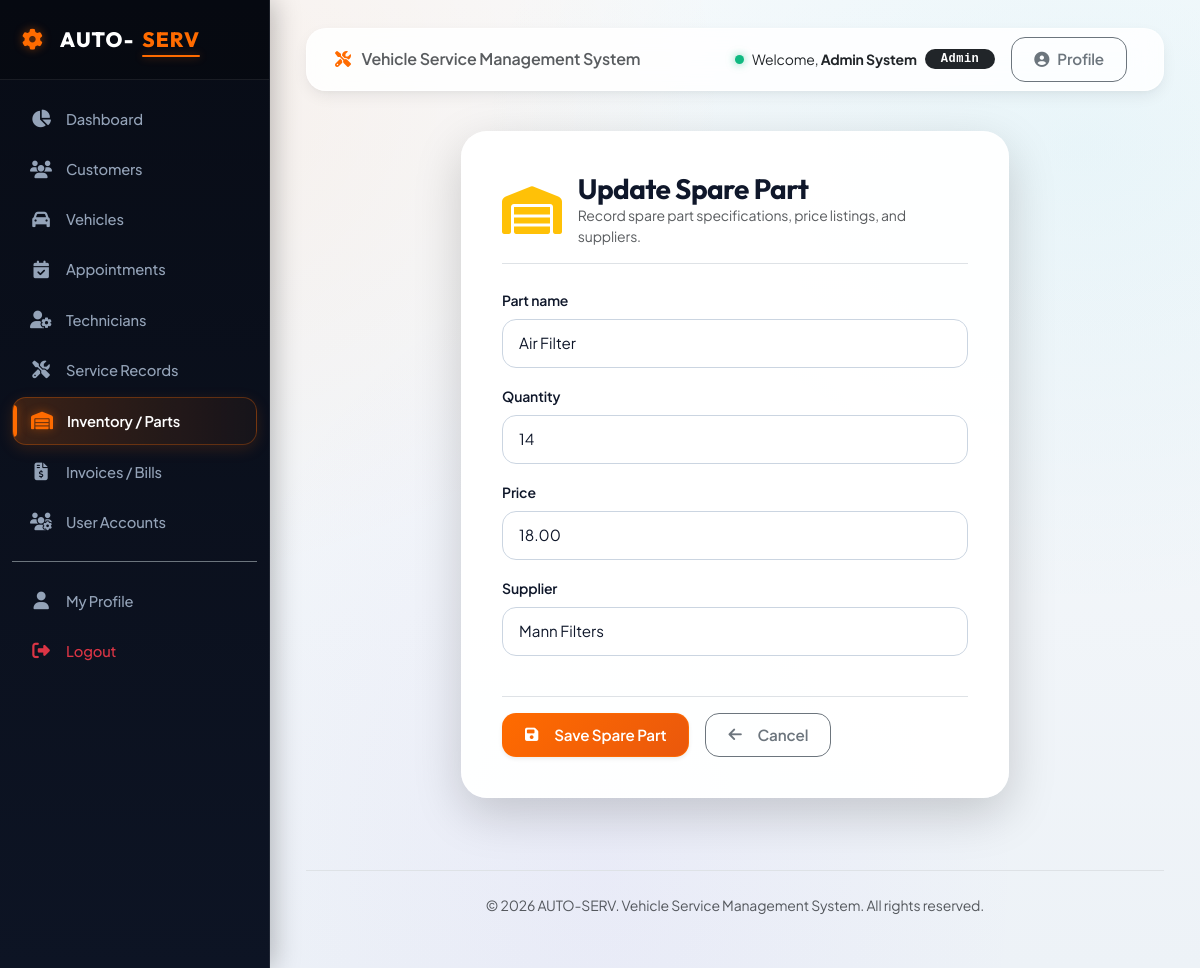
/inventory/8/edit/ (signed in), run on the app's committed database.
### accounts/models.py (models this page shows, shortened)
class User(AbstractUser):
    ROLE_CHOICES = (
        ('admin', 'Admin'),
        ('customer', 'Customer'),
        ('technician', 'Technician'),
        ('service_advisor', 'Service Advisor'),
    )
    role = models.CharField(max_length=20, choices=ROLE_CHOICES, default='customer')
    phone = models.CharField(max_length=15, blank=True, null=True)
    address = models.TextField(blank=True, null=True)

### inventory/models.py (models this page shows, shortened)
class SparePart(models.Model):
    part_name = models.CharField(max_length=100)
    quantity = models.PositiveIntegerField(default=0, help_text="Stock quantity available")
    price = models.DecimalField(max_digits=10, decimal_places=2, help_text="Price per unit")
    supplier = models.CharField(max_length=100, blank=True, null=True)

### accounts/decorators.py (the view)
        def _wrapped_view(request, *args, **kwargs):
            if request.user.is_authenticated:
                allowed_roles = list(roles)
                if 'admin' in allowed_roles and 'service_advisor' not in allowed_roles:
                    allowed_roles.append('service_advisor')
                if request.user.role in allowed_roles or request.user.is_superuser:
                    return view_func(request, *args, **kwargs)
            raise PermissionDenied

### inventory/forms.py
class SparePartForm(forms.ModelForm):
    class Meta:
        model = SparePart
        fields = ['part_name', 'quantity', 'price', 'supplier']
        widgets = {
            'part_name': forms.TextInput(attrs={'class': 'form-control', 'placeholder': 'Spare Part Name'}),
            'quantity': forms.NumberInput(attrs={'class': 'form-control', 'placeholder': 'Stock Count'}),
            'price': forms.NumberInput(attrs={'class': 'form-control', 'placeholder': 'Unit Price', 'step': '0.01'}),
            'supplier': forms.TextInput(attrs={'class': 'form-control', 'placeholder': 'Supplier Info'}),
        }

### inventory/views.py (called while the page is built)
@login_required
@role_required('admin')
def part_update(request, pk):
    part = get_object_or_404(SparePart, pk=pk)
    if request.method == 'POST':
        form = SparePartForm(request.POST, instance=part)
        if form.is_valid():
            form.save()
            messages.success(request, "Inventory stock details updated.")
            return redirect('inventory:part_list')
    else:
        form = SparePartForm(instance=part)
    return render(request, 'inventory/part_form.html', {'form': form, 'title': 'Update Spare Part'})

### templates/inventory/part_form.html (shortened to what this page needs)
{% extends 'base.html' %}
{% block content %}
<div class="row justify-content-center">
    <div class="col-md-8">
        <div class="form-card shadow-lg">
            <div class="d-flex align-items-center gap-3 mb-4 pb-3 border-bottom">
                <i class="fa-solid fa-warehouse fa-3x text-warning"></i>
                <div>
                    <h3 class="fw-bold mb-0">{{ title }}</h3>
                    <p class="text-muted small mb-0">Record spare part specifications, price listings, and suppliers.</p>
                </div>
            </div>
            <form method="post">
                <div class="row">
                    {% for field in form %}
                    <div class="col-md-12 mb-3">
                        <label for="{{ field.id_for_label }}" class="form-label fw-semibold small">{{ field.label }}</label>
                        {{ field }}
                    </div>
                    {% endfor %}
                </div>
                <div class="mt-4 pt-3 border-top d-flex gap-3">
                    <button type="submit" class="btn btn-primary shadow-sm">
                        <i class="fa-solid fa-floppy-disk me-2"></i>Save Spare Part
                    </button>
                    <a href="{% url 'inventory:part_list' %}" class="btn btn-outline-secondary">
                        <i class="fa-solid fa-arrow-left me-2"></i>Cancel
                    </a>
                </div>
            </form>
        </div>
    </div>
</div>
{% endblock %}

### templates/navbar.html (shortened to what this page needs)
<nav class="navbar navbar-expand-lg main-navbar py-2 px-3 mb-3 no-print">
    <div class="container-fluid">
        {% if not user.is_authenticated %}
        <a class="navbar-brand text-dark fw-bold d-flex align-items-center" href="/">
            <i class="fa-solid fa-gear me-2 brand-gear fs-4"></i>AUTO-<span style="color:var(--primary-color);">SERV</span>
        </a>
        {% else %}
        <span class="navbar-brand text-muted fs-6 d-none d-md-inline fw-semibold">
            <i class="fa-solid fa-screwdriver-wrench me-2" style="color:var(--primary-color);"></i> Vehicle Service Management System
        </span>
        {% endif %}
        <div class="ms-auto d-flex align-items-center">
            {% if user.is_authenticated %}
            <div class="text-dark me-3 d-none d-sm-flex align-items-center">
                <span class="status-dot dot-active me-2"></span>
                <span class="small me-2">Welcome, <strong class="text-dark">{{ user.first_name|default:user.username }} {{ user.last_name }}</strong></span>
                <span class="badge bg-dark rounded-pill px-3 py-1 font-monospace" style="letter-spacing: 0.5px;">{{ user.get_role_display }}</span>
            </div>
            <a href="{% url 'accounts:profile' %}" class="btn btn-sm btn-outline-secondary me-2">
                <i class="fa-solid fa-user-circle"></i> Profile
            </a>
            {% endif %}
        </div>
    </div>
</nav>

### static/css/style.css (style rules this page uses)
:root { --primary-color: #ff6b00; --primary-hover: #ea580c; --primary-dark: #c2410c; --primary-light: #fff7ed; --primary-glow: rgba(255, 107, 0, 0.45); --secondary-color: #0b0f19; --sidebar-bg: #090d16; --sidebar-hover: #161f33; --sidebar-active: #1e293b; --sidebar-border: rgba(255, 255, 255, 0.08); --cyan-accent: #06b6d4; --cyan-glow: rgba(6, 182, 212, 0.4); --purple-accent: #8b5cf6; --emerald-accent: #10b981; --amber-accent: #f59e0b; --danger-accent: #ef4444; --bg-base: #f1f5f9; --bg-surface: #ffffff; --card-bg: #ffffff; --card-hover-bg: #ffffff; --card-border: rgba(226, 232, 240, 0.85); --text-primary: #0f172a; --text-secondary: #475569; --text-muted: #64748b; --text-light: #f8fafc; --radius-sm: 8px; --radius-md: 14px; --radius-lg: 20px; --radius-xl: 26px; --radius-full: 9999px; --transition-fast: all 0.2s cubic-bezier(0.4, 0, 0.2, 1); --transition: all 0.35s cubic-bezier(0.16, 1, 0.3, 1); --transition-bounce: all 0.45s cubic-bezier(0.34, 1.56, 0.64, 1); --shadow-sm: 0 2px 4px rgba(15, 23, 42, 0.04), 0 1px 2px rgba(15, 23, 42, 0.06); --shadow-md: 0 6px 16px -2px rgba(15, 23, 42, 0.08), 0 3px 6px -2px rgba(15, 23, 42, 0.04); --shadow-lg: 0 18px 30px -4px rgba(15, 23, 42, 0.1), 0 8px 12px -4px rgba(15, 23, 42, 0.06); --shadow-xl: 0 25px 50px -12px rgba(15, 23, 42, 0.2); --shadow-glow: 0 0 25px var(--primary-glow); --shadow-cyan-glow: 0 0 25px var(--cyan-glow); }
* { box-sizing: border-box; }
body { font-family: 'Plus Jakarta Sans', sans-serif; background-color: var(--bg-base); background-image: radial-gradient(at 10% 10%, rgba(255, 107, 0, 0.07) 0px, transparent 40%), radial-gradient(at 90% 15%, rgba(6, 182, 212, 0.06) 0px, transparent 40%), radial-gradient(at 50% 90%, rgba(139, 92, 246, 0.05) 0px, transparent 50%), linear-gradient(180deg, #f8fafc 0%, #edf2f7 100%); background-attachment: fixed; color: var(--text-primary); min-height: 100vh; overflow-x: hidden; letter-spacing: -0.01em; }
h1, h2, h3, h4, h5, h6, .brand-title, .nav-brand { font-family: 'Outfit', sans-serif; font-weight: 700; letter-spacing: -0.02em; color: var(--text-primary); }
.main-navbar { background: rgba(255, 255, 255, 0.85); backdrop-filter: blur(14px); -webkit-backdrop-filter: blur(14px); border: 1px solid rgba(255, 255, 255, 0.6); border-radius: var(--radius-lg) !important; box-shadow: var(--shadow-md); transition: var(--transition); }
.btn { border-radius: var(--radius-md); padding: 10px 22px; font-weight: 600; font-size: 0.95rem; display: inline-flex; align-items: center; justify-content: center; gap: 8px; letter-spacing: -0.01em; transition: var(--transition-bounce); position: relative; overflow: hidden; }
.btn-primary { background: linear-gradient(135deg, #ff6b00 0%, #ea580c 100%); border: 1px solid rgba(255, 107, 0, 0.8); color: #ffffff; box-shadow: 0 4px 14px rgba(255, 107, 0, 0.3); }
.btn-primary::after { content: ''; position: absolute; top: -50%; left: -50%; width: 200%; height: 200%; background: linear-gradient( 60deg, rgba(255, 255, 255, 0) 0%, rgba(255, 255, 255, 0.25) 50%, rgba(255, 255, 255, 0) 100% ); transform: rotate(30deg) translateX(-100%); transition: transform 0.6s ease; }
.status-dot { display: inline-block; width: 9px; height: 9px; border-radius: 50%; margin-right: 6px; }
.dot-active { background-color: var(--emerald-accent); box-shadow: 0 0 8px rgba(16, 185, 129, 0.6); }
.form-card { background: rgba(255, 255, 255, 0.95); backdrop-filter: blur(16px); -webkit-backdrop-filter: blur(16px); border-radius: var(--radius-xl); border: 1px solid rgba(255, 255, 255, 0.8); box-shadow: var(--shadow-xl); padding: 40px; transition: var(--transition); }
.form-control, .form-select { border-radius: var(--radius-md); border: 1.5px solid #cbd5e1; padding: 12px 16px; font-size: 0.95rem; transition: var(--transition); background-color: #ffffff; color: var(--text-primary); }

### data on the page
User: first_name "Admin", last_name "System", role "Admin"
SparePart: form "Air Filter" "14" "18.00" "Mann Filters"

### other printed values
{{ title }} "Update Spare Part"
{{ field.label }} "Part name" "Quantity" "Price" "Supplier"
